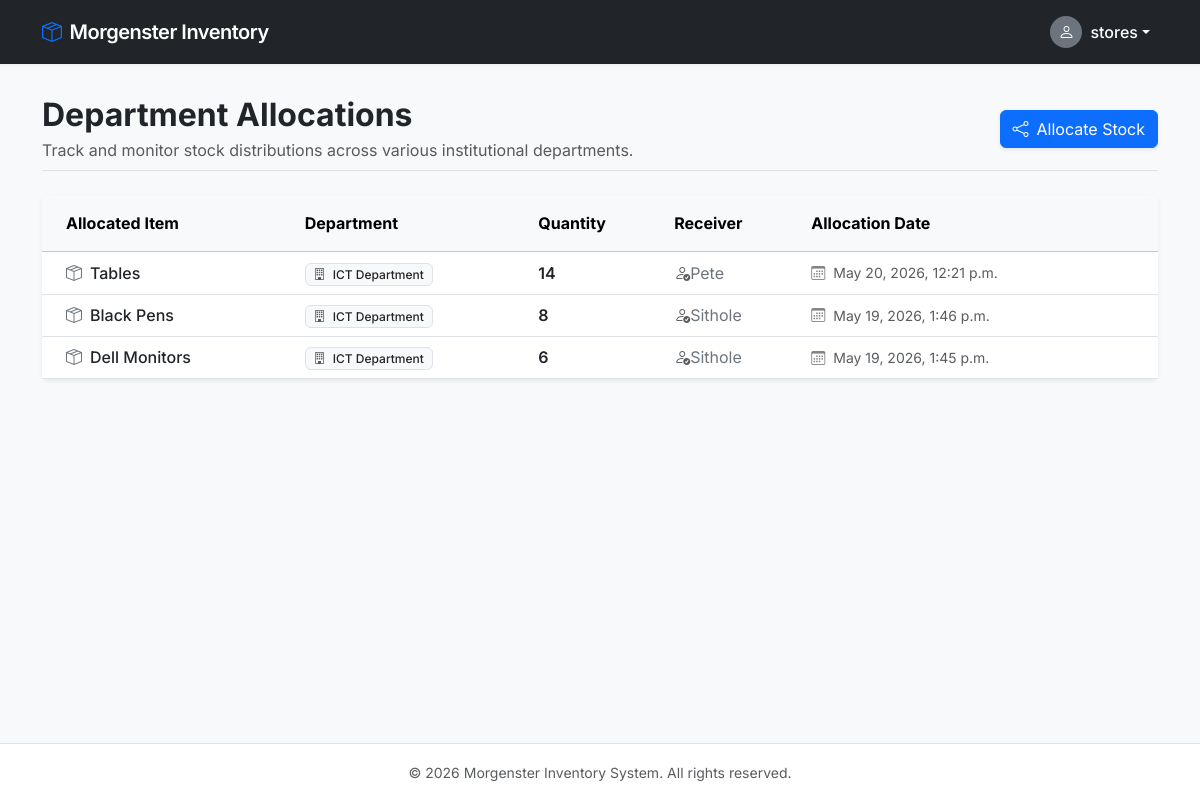
The app's page /allocations/ (signed in), older data.
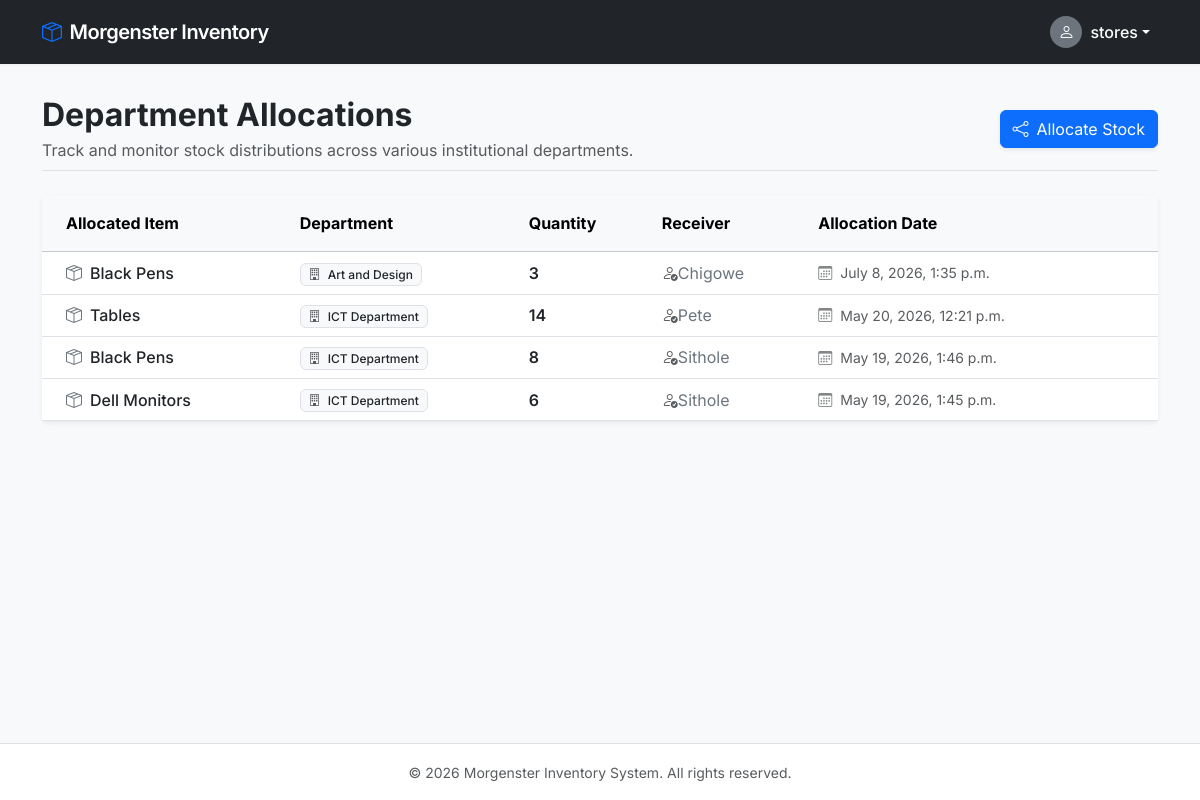
The same page, newer data.
### users/models.py (models this page shows, shortened)
class User(AbstractUser):
    ROLE_CHOICES = (
        ('storesman', 'Storesman'),
        ('procurement', 'Procurement Officer'),
        ('accounts', 'Accounts'),
        ('principal', 'Principal'),
        ('it', 'IT Department'),
    )
    role = models.CharField(max_length=20, choices=ROLE_CHOICES)

### allocations/models.py (models this page shows, shortened)
class Allocation(models.Model):
    item = models.ForeignKey(
        Item,
        on_delete=models.CASCADE
    )
    department = models.ForeignKey(
        Department,
        on_delete=models.CASCADE
    )
    quantity = models.PositiveIntegerField()
    allocated_by = models.ForeignKey(
        settings.AUTH_USER_MODEL,
        on_delete=models.SET_NULL,
        null=True
    )
    date_allocated = models.DateTimeField(auto_now_add=True)
    receiver_name = models.CharField(max_length=200)
    notes = models.TextField(blank=True, null=True)

class Department(models.Model):
    name = models.CharField(max_length=100)

### inventory/models.py (models this page shows, shortened)
class Item(models.Model):
    name = models.CharField(max_length=200)
    category = models.ForeignKey(Category, on_delete=models.CASCADE)
    quantity = models.PositiveIntegerField(default=0)
    minimum_stock = models.PositiveIntegerField(default=5)
    location = models.ForeignKey(Location, on_delete=models.CASCADE)
    description = models.TextField(blank=True, null=True)
    created_at = models.DateTimeField(auto_now_add=True)

### allocations/views.py (the view)
@login_required
@user_passes_test(is_storesman)
def allocation_list(request):
    allocations = Allocation.objects.all().order_by(
        '-date_allocated'
    )
    return render(request, 'allocations/allocation_list.html', {
        'allocations': allocations
    })

### users/permissions.py (called while the page is built)
def is_storesman(user):
    return user.role == 'storesman'

### templates/allocations/allocation_list.html (shortened to what this page needs)
{% extends 'base.html' %}
{% block content %}
<div class="d-flex flex-column flex-sm-row justify-content-between align-items-sm-center mb-4 pb-2 border-bottom">
    <div>
        <h1 class="h2 fw-bold text-dark mb-1">Department Allocations</h1>
        <p class="text-muted mb-sm-0">Track and monitor stock distributions across various institutional departments.</p>
    </div>
    <div class="mt-3 mt-sm-0">
        <a href="{% url 'create_allocation' %}" class="btn btn-primary d-inline-flex align-items-center shadow-sm">
            <i class="bi bi-share me-2"></i> Allocate Stock
        </a>
    </div>
</div>
<div class="card border-0 shadow-sm bg-white">
    <div class="card-body p-0">
        <div class="table-responsive">
            <table class="table table-hover align-middle mb-0">
                <thead class="table-light">
                    <tr>
                        <th class="ps-4 py-3">Allocated Item</th>
                        <th class="py-3">Department</th>
                        <th class="py-3">Quantity</th>
                        <th class="py-3">Receiver</th>
                        <th class="pe-4 py-3">Allocation Date</th>
                    </tr>
                </thead>
                <tbody>
                    {% for allocation in allocations %}
                    <tr>
                        <td class="ps-4 fw-medium text-dark">
                            <div class="d-flex align-items-center">
                                <i class="bi bi-box-seam text-secondary me-2"></i>
                                {{ allocation.item.name }}
                            </div>
                        </td>
                        <td>
                            <span class="badge bg-light text-dark border px-2.5 py-1.5 fw-medium">
                                <i class="bi bi-building text-muted me-1"></i> {{ allocation.department.name }}
                            </span>
                        </td>
                        <td class="fw-semibold text-dark">
                            {{ allocation.quantity }}
                        </td>
                        <td class="text-secondary">
                            <span class="d-inline-flex align-items-center">
                                <i class="bi bi-person-check me-1.5 text-muted"></i> {{ allocation.receiver_name }}
                            </span>
                        </td>
                        <td class="pe-4 text-muted small">
                            <div class="d-inline-flex align-items-center">
                                <i class="bi bi-calendar3 me-2 text-muted opacity-75"></i>
                                {{ allocation.date_allocated }}
                            </div>
                        </td>
                    </tr>
                    {% endfor %}
                </tbody>
            </table>
        </div>
    </div>
</div>
{% endblock %}

### templates/base.html (shortened to what this page needs)
<!DOCTYPE html>
<html lang="en">
<head>
    <link href="https://cdn.jsdelivr.net/npm/bootstrap@5.3.3/dist/css/bootstrap.min.css" rel="stylesheet">
    <link rel="stylesheet" href="https://cdn.jsdelivr.net/npm/bootstrap-icons@1.11.3/font/bootstrap-icons.min.css">
</head>
<body>
    <nav class="navbar navbar-expand-md navbar-dark bg-dark sticky-top">
        <div class="container">
            <a class="navbar-brand d-flex align-items-center" href="/">
                <i class="bi bi-box-seam me-2 text-primary"></i>
                Morgenster Inventory
            </a>
            {% if user.is_authenticated %}
            <div class="collapse navbar-collapse" id="navbarContent">
                <div class="navbar-nav ms-auto align-items-md-center">
                    <div class="nav-item dropdown">
                        <a class="nav-link dropdown-toggle d-flex align-items-center text-white" href="#" id="userDropdown" role="button" data-bs-toggle="dropdown" aria-expanded="false">
                            <div class="bg-secondary rounded-circle d-inline-flex align-items-center justify-content-center me-2" style="width: 32px; height: 32px;">
                                <i class="bi bi-person text-white"></i>
                            </div>
                            <span class="fw-medium">{{ user.username }}</span>
                        </a>
                    </div>
                </div>
            </div>
            {% endif %}
        </div>
    </nav>
    <main class="container py-4 my-2">
        {% block content %}{% endblock %}
    </main>
    <footer class="bg-white border-top py-3 mt-auto">
        <div class="container text-center">
            <span class="text-muted small">&copy; {% now "Y" %} Morgenster Inventory System. All rights reserved.</span>
        </div>
    </footer>
</body>
</html>

### templates/base.html (style rules this page uses)
body { font-family: 'Inter', sans-serif; background-color: #f8f9fa; display: flex; flex-direction: column; min-height: 100vh; }
main { flex: 1; }
.navbar { box-shadow: 0 1px 3px rgba(0,0,0,0.05); }
.navbar-brand { font-weight: 600; letter-spacing: -0.5px; }

Row changes from the older to the newer data that the page shows:
added Allocation: item.name "Black Pens", department.name "Art and Design", quantity "3", receiver_name "Chigowe", date_allocated "July 8, 2026, 1:35 p.m."
